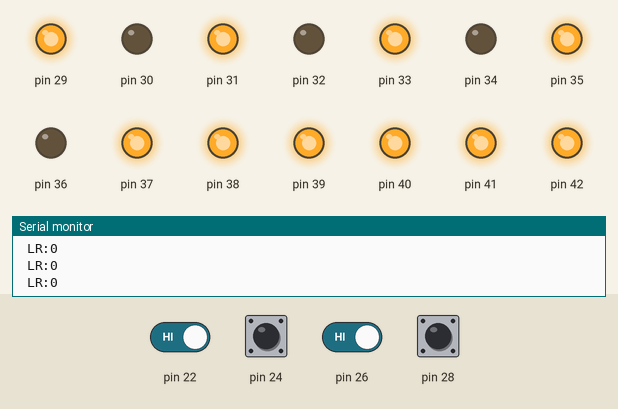
The program below on a simulated Arduino Mega 2560, built with avr-gcc and run on an emulated ATmega2560. Parts: output pins drawn as LEDs (lit = HIGH), the last lines printed to the serial monitor. The test bench sets the inputs (shaded band); at power-on: pin 22, pin 24, pin 26, pin 28 HIGH.

Above: at 15.7 s.
15.8 s: pin 22 driven LOW and pin 26 driven LOW
At 21.5 s:
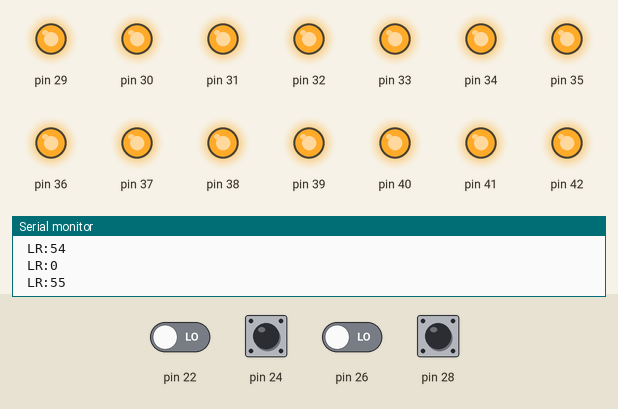
48.5 s: pin 26 driven HIGH
50.0 s: pin 26 driven LOW
At 69.4 s:
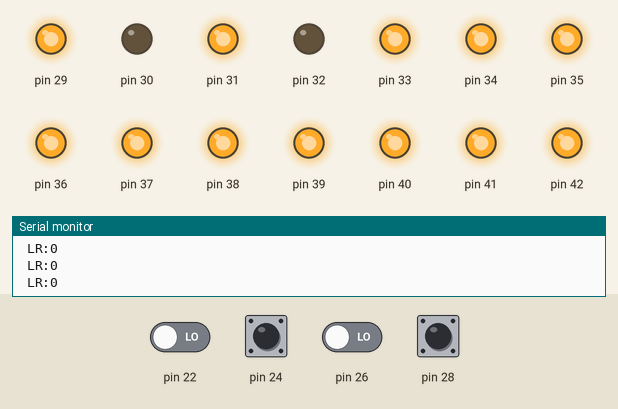
69.8 s: pin 22 driven HIGH
At 85.5 s:
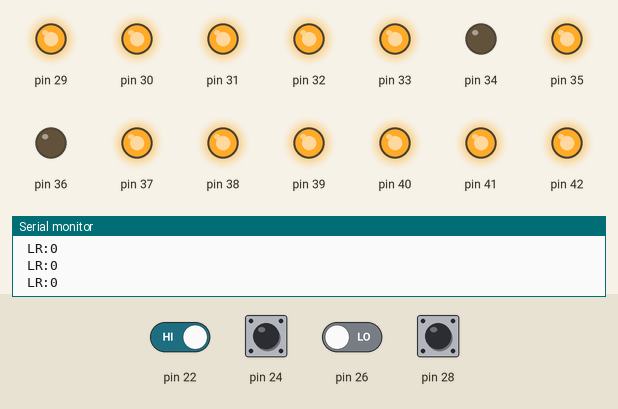
Timing chart, 0 to 100.8 s (numbered marks = the images above; inputs shaded):
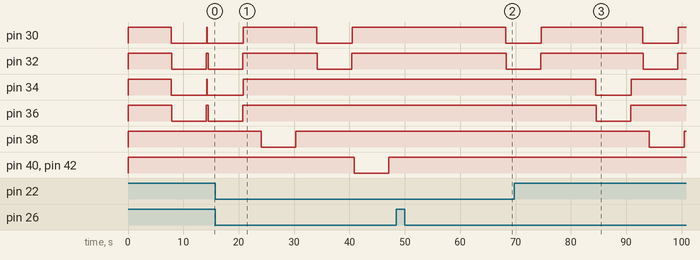

Measured:
- after the input at 50.0 s, pin 30: HIGH → LOW after 18.2 s; pin 32: HIGH → LOW after 18.3 s
- after the input at 69.8 s, pin 34: HIGH → LOW after 14.7 s, → HIGH 6.5 s later; pin 36: HIGH → LOW after 14.8 s, → HIGH 6.3 s later; pin 38: HIGH → LOW after 24.4 s, → HIGH 6.3 s later

The program:

main.cpp
```cpp
#include <Arduino.h>
#include "IOProcessor.hpp"
#include "StateMachine.hpp"
#include "PinSet.hpp"
#include "Wire.h"

IOProcessor *fw1, *fw2, *fw3;

void setup() {
  Serial.begin(115200);
  Serial1.begin(9600);

  //fw1 = new IOProcessor(PIND4, PIND6, PIND7, PIND5, PIN_A1, PIN_A4, 0);
  fw1 = new IOProcessor(27, 31, 33, 29, 37, 43, 0);

  //fw2 = new IOProcessor(PIND3, PIND6, PIND7, PIND5, PIN_A2, PIN_A4, 0);
  fw2 = new IOProcessor(25, 31, 33, 29, 39, 43, 0);

  // Einfahrt
  //fw3 = new IOProcessor(PIND2, PIND6, PIND7, 8, PIN_A3, PIN_A4, PIN_A5);
  fw3 = new IOProcessor(23, 31, 33, 35, 41, 43, 45);

  stateSetup();

}

unsigned long nextOutput = 0;

void loop() {
  unsigned long now = millis();
  //fw1->tick(now);
  //fw2->tick(now);
  //fw3->tick(now);
  tick100ms(now);
}
```

DebouncedPin.cpp
```cpp
#include <Arduino.h>
#include "DebouncedPin.hpp"

#define SHIFT_OUT_BIT 0x200
#define ONE_THRESHOLD 5
#define ZERO_THRESHOLD 3
#define SHIFT_COUNT 10

DebouncedPin::DebouncedPin() {
  m_pin = 0xff;
}

/**
 * Initializes the input pin and start state.
 **/
void DebouncedPin::init(uint8_t pin, unsigned long deltaReadMillis){
  m_pin = pin;
  m_deltaReadMillis = deltaReadMillis;
  m_nextRead = 0;

  pinMode(pin, INPUT_PULLUP);

  m_history = 0;
  m_count = 0;
  m_lastState = false;

  for (uint8_t i = 0; i < SHIFT_COUNT; i++) {
    update();
  }
}

/**
 * Reads the digital input pin and updates
 * the debouncer logic.
 **/
void DebouncedPin::update() {
  uint8_t actValue = digitalRead(m_pin);
  if (m_history & SHIFT_OUT_BIT) {
    m_count--;
  }

  if (actValue) {
    m_count++;
  }

  m_history = (m_history << 1) | (actValue & 1);
  //Serial.print("DPin updat history: "); Serial.print(m_history, HEX); Serial.print(", count: "); Serial.print(m_count); Serial.print(", actValue: "); Serial.print(actValue); Serial.print(", last: "), Serial.print(m_lastState);
  if (m_lastState) {
    if (m_count < ZERO_THRESHOLD) {
      m_lastState = false;
    }
  } else {
    if (m_count > ONE_THRESHOLD) {
      m_lastState = true;
    }
  }
  //Serial.print(", last processed: "); Serial.println(m_lastState);
}

/**
 * Returns the actual state of the
 * debounced input pin.
 **/
bool DebouncedPin::read() {
  return m_lastState;
}

/**
 * Returns one time true on positive
 * edge of input pin.
 **/
bool DebouncedPin::triggered() {
  if (m_lastState) {
    if (m_isCleared) {
      m_isCleared = false;
      return true;
    }
  } else {
    m_isCleared = true;
  }

  return false;
}

/**
 * Weiterleitung aus der Arduino loop Funktion, wird
 * für die asynchronen Vorgänge benötigt und muss
 * regelmäßig aufgerufen werden.
 **/
bool DebouncedPin::tick(unsigned long now) {
  if (now > m_nextRead) {
    update();
    m_nextRead = now + m_deltaReadMillis;
    return true;
  } else {
    return false;
  }
}
```

DebouncedPin.hpp
```cpp
#ifndef _DEBOUNCEDPIN__
#define _DEBOUNCEDPIN__
#include <Arduino.h>

class DebouncedPin {
  public:
    DebouncedPin();
    void init(uint8_t pin, unsigned long deltaReadMillis);
    bool tick(unsigned long now);
    void update();
    bool read();
    bool triggered();

  private:
    uint8_t m_pin;
    short m_history;
    uint8_t m_count;
    bool m_lastState;
    unsigned long m_deltaReadMillis;
    unsigned long m_nextRead;
    bool m_isCleared;
};

#endif
```

IOProcessor.cpp
```cpp
#include "IOProcessor.hpp"

#define FIXED_SCALE 64

    IOProcessor::IOProcessor(uint8_t triggerInput, uint8_t acRelais1, uint8_t acRelais2, uint8_t activateRelais, uint8_t signal, uint8_t scaler, uint8_t mwt) {
      _triggerInput = triggerInput;
      _acRelais1 = acRelais1;
      _acRelais2 = acRelais2;
      _activateRelais = activateRelais;
      _signal = signal;
      _scaler = scaler;
      _mwt = mwt;

      pinMode(triggerInput, INPUT);
      pinMode(acRelais1, OUTPUT);
      digitalWrite(acRelais1, 1);
      pinMode(acRelais2, OUTPUT);
      digitalWrite(acRelais2, 1);
      pinMode(activateRelais, OUTPUT);
      digitalWrite(activateRelais, 1);
      if (signal) {
        pinMode(signal, OUTPUT);
        digitalWrite(signal, 1);
      }

      if (mwt) {
        pinMode(mwt, INPUT);
      }
    }

    // rechnet die Wartezeiten anhand des einstellten
    // Potentiometerwerts um.
    unsigned long scale(int factor, unsigned long value) {
      unsigned long result = (factor * value) >> 8;
      return result;
    }

    // Wenn auf die Mitwirktaste gewartet werden soll,
    // prüft diese Funktion, ob die Taste betätigt wurde.
    // Wenn ja, wird zeitverzögert das Rückblocken aktiviert.
    void IOProcessor::checkMwt(unsigned long now) {
      if (digitalRead(_mwt) == 0) {
        //Serial.println("MWT*");
      }
      if (!waitForMwt) {
        return;
      }

      if (digitalRead(_mwt) == 0) {
        Serial.print("MWT pressed: "); Serial.println(_mwt);
        int scaleFactor = FIXED_SCALE; // analogRead(_scaler);
        startAcAt = now + scale(scaleFactor, WAIT_FOR_RESET_MWT);
        endAcAt = startAcAt + AC_DURATION;
        waitForMwt = false;
      }
    }

    // Prüft, ob der Wechselstrominput ein Signal für mehr
    // als die TRIGGER_DURATION Zeit anzeigt. Eine neue
    // Sequenz kann nur gestartet werden, wenn nicht bereits
    // eine andere Sequenz aktiv ist.
    bool IOProcessor::checkInput(unsigned long now) {
      if (triggered) {
        // es ist bereits eine Sequenz aktiv
        return false;
      }

      if (digitalRead(_triggerInput)) {
        // Eingang nicht aktiv
        if (isOneSince > 0) {
          Serial.println("Drop seq.");
        }

        isOneSince = 0;
        return false;
      }

      if (isOneSince == 0) {
        // Eingang jetzt aktiv, war vorher nicht aktiv
        Serial.println("Start seq.");
        isOneSince = now;
      }

      if ((now - isOneSince) < TRIGGER_DURATION) {
        // Eingang noch nicht lang genug aktiv, weiter warten
        return false;
      }

      // Neue Sequenz starten
      return true;
    }

    // Eine neue Sequenz wird gestartet. Setzt die Zeiten für
    // den Signalanzeiger (ein und aus) sowie die Rückblockung,
    // wenn keine MWT definiert wurde.
    void IOProcessor::trigger(unsigned long now) {
      Serial.println("Triggered");
      triggered = true;
      int scaleFactor = FIXED_SCALE; // analogRead(_scaler);

      // Aktivierungszeiten für Signalanzeiger setzen
      setSignalAt = now + scale(scaleFactor, WAIT_FOR_SIGNAL);
      resetSignalAt = setSignalAt + scale(scaleFactor, HOLD_SIGNAL);

      if (_mwt == 0) {
        // wenn keine MWT definiert ist, Zeiten für Rückblockung setzen
        startAcAt = now + scale(scaleFactor, WAIT_FOR_RESET);
        endAcAt = startAcAt + AC_DURATION;
      } else {
        // Rückblockung muss auf die MWT warten
        waitForMwt = true;
      }
    }

    // Prüft die eingestellten Aktionszeiten gegen die aktuelle
    // Zeit und führt bei Bedarf die verbundenen Aktionen durch.
    void IOProcessor::processPorts(unsigned long now) {
      if (!triggered) {
        // keine Sequenz aktiv, nichts zu tun
        return;
      }

      if ((setSignalAt != 0) && (now > setSignalAt) && _signal) {
        // Signalanzeiger einschalten
        Serial.println("Set Signal");
        digitalWrite(_signal, 0);
        setSignalAt = 0;
      }

      if ((resetSignalAt != 0) && (now > resetSignalAt) && _signal) {
        // Signalanzeiger abschalten
        Serial.println("Reset Signal");
        digitalWrite(_signal, 1);
        resetSignalAt = 0;
      }

      if ((startAcAt > 0) && (now >= startAcAt) && !waitForMwt) {
        // Rückblockung beginnen. Die Einstellung für die Wechselspannungsrelais
        // wechselt alle 80 Millisekunden.
        digitalWrite(_activateRelais, 0);

        bool state = now & 0x80;
        digitalWrite(_acRelais1, state);
        digitalWrite(_acRelais2, !state);
      }

      if ((endAcAt > 0) && (now >=endAcAt) && !waitForMwt) {
        // Rückblockung abgeschlossen. Damit der letzte Rückblockimpuls
        // nicht sofort wieder den Eingang aktiviert, muss das Trigger
        // Flag noch eine Sekunde lang (TRIGGER_WAIT) gesperrt bleiben.
        Serial.println("Deactivate AC");
        resetTriggerAt = now + TRIGGER_WAIT;
        startAcAt = 0;
        endAcAt = 0;
        digitalWrite(_activateRelais, 1);
        digitalWrite(_acRelais1, 1);
        digitalWrite(_acRelais2, 1);
      }

      if ((resetTriggerAt > 0) && (now > resetTriggerAt)) {
        // Sequenz abgeschlossen, das Trigger Flag wird zurückgesetzt.
        Serial.println("End sequence");
        triggered = 0;
        resetTriggerAt = 0;
      }
    }

    // Statusprüfung und Aktualisierung in der Arduino loop.
    void IOProcessor::tick(unsigned long now) {
      if (checkInput(now)) {
        // neue Sequenz starten
        trigger(now);
      }

      // Mitwirktasten prüfen und bei Bedarf die Rückblockung einleiten.
      checkMwt(now);

      // Aktionszeiten prüfen und Ausgabeports entsprechend setzen.
      processPorts(now);
    }
```

IOProcessor.hpp
```cpp
#ifndef _IOPROCESSOR__
#define _IOPROCESSOR__
#include <Arduino.h>

class IOProcessor {
  private:
    unsigned long const TRIGGER_DURATION = 2;
    unsigned long const WAIT_FOR_SIGNAL = 15000;
    unsigned long const HOLD_SIGNAL = 15000;
    unsigned long const WAIT_FOR_RESET = 45000;
    unsigned long const WAIT_FOR_RESET_MWT = 15000;
    unsigned long const AC_DURATION = 4000;
    unsigned long const TRIGGER_WAIT = 1000;

    uint8_t _triggerInput;
    uint8_t _acRelais1;
    uint8_t _acRelais2;
    uint8_t _activateRelais;
    uint8_t _signal;
    uint8_t _scaler;

    uint8_t _mwt;
    bool waitForMwt = false;

    bool triggered = false;
    unsigned long isOneSince = 0;

    unsigned long setSignalAt = 0;
    unsigned long resetSignalAt = 0;
    unsigned long startAcAt = 0;
    unsigned long endAcAt = 0;
    unsigned long resetTriggerAt = 0;

  public:
    IOProcessor(uint8_t triggerInput, uint8_t acRelais1, uint8_t acRelais2, uint8_t activateRelais, uint8_t signal, uint8_t scaler, uint8_t mwt);
    void checkMwt(unsigned long now);
    bool checkInput(unsigned long now);
    void trigger(unsigned long now);
    void processPorts(unsigned long now);
    void tick(unsigned long now);
};

#endif
```

StateMachine.hpp
```cpp
void stateSetup();
void tick100ms(unsigned long now);
```

PinSet.cpp
```cpp
#include "PinSet.hpp"

#define DELTA_UPDATE 50ul

/**
 * Creates an array of DebouncedPins of the given size.
 **/
PinSet::PinSet(uint8_t numberOfPins, uint8_t pinNumberList[]) {
  m_pins = new DebouncedPin[numberOfPins];
  m_numberOfPins = numberOfPins;
  m_lastUpdate = 0;

  m_numberOfPackages = numberOfPins >> 2;
  m_nextPackage = 0;
  m_nextSend = 0;

  for (uint8_t i = 0; i < numberOfPins; i++) {
    m_pins[i].init(pinNumberList[i], 50);
  }
}

/**
 * Called from the Arduino loop. Updates all
 * DebouncedPins.
 **/
void PinSet::update(unsigned long now) {
  if (now > m_lastUpdate) {
    for (uint8_t i = 0; i < m_numberOfPins; i++) {
      m_pins[i].update();
    }

    m_lastUpdate = now + DELTA_UPDATE;
  }
}

/**
 * Returns a package of four InputPins with
 * the package number in the upper nibble.
 **/
uint8_t PinSet::readPackage(uint8_t packageNumber) {
  uint8_t startPin = packageNumber << 2;
  uint8_t value = 0;

  for (uint8_t pin = 0; pin < 4; pin++) {
    value <<= 1;

    if (m_pins[startPin + pin].read()) {
      value |= 1;
    }
  }

  return value | (packageNumber << 4);
}

/**
 * Sends the next package to Serial1
 **/
void PinSet::send(unsigned long now) {
  if (now > m_nextSend) {
    uint8_t pk = readPackage(m_nextPackage);
    Serial.print("Send: "); Serial.println(pk, HEX);
    Serial1.write(pk);
    m_nextPackage++;
    if (m_nextPackage >= m_numberOfPackages) {
      m_nextPackage = 0;
    }

    m_nextSend = now + 200;
  }
}
```

PinSet.hpp
```cpp
#ifndef _PINSET__
#define _PINSET__
#include <Arduino.h>
#include "DebouncedPin.hpp"

class PinSet {
  public:
    PinSet(uint8_t numberOfPins, uint8_t pinNumberList[]);
    void update(unsigned long now);
    void send(unsigned long now);
    uint8_t readPackage(uint8_t packageNumber);

  private:
    DebouncedPin *m_pins;
    uint8_t m_numberOfPins;
    unsigned long m_lastUpdate;

    uint8_t m_numberOfPackages;
    uint8_t m_nextPackage;
    unsigned long m_nextSend;
};

#endif
```

Source omitted: StateMachine.cpp (10337 bytes)
